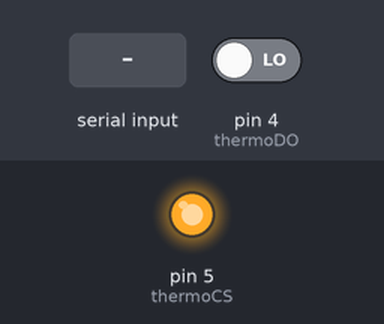
Bench run of a sketch on a simulated Arduino Uno, built with avr-gcc and run on an emulated ATmega328P. Parts: output pins drawn as LEDs (lit = HIGH). Inputs (shaded band) come from the test bench; at power-on: pin 4 (thermoDO) LOW. Pins used as bus, display or sensor lines are not drawn; what the sketch prints to the serial monitor is not drawn.

Above: at 1.2 s.
1.3 s: "*S#" received over Serial
Timing chart, 0 to 4.3 s (numbered marks = the images above; inputs shaded):
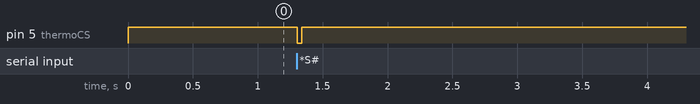

Measured:
- after the input at 1.3 s, pin 5 (thermoCS): HIGH → LOW at once, → HIGH 0.03 s later

The sketch:

arduino_logger.ino
```cpp
// Define the pin connections
const int thermoDO = 4; // Data Output from MAX6675
const int thermoCS = 5; // Chip Select
const int thermoCLK = 6; // Clock

void setup() {
  pinMode(thermoCS, OUTPUT);
  pinMode(thermoCLK, OUTPUT);
  pinMode(thermoDO, INPUT);

  digitalWrite(thermoCS, HIGH);
  digitalWrite(thermoCLK, LOW);
  Serial.begin(9600);
}

uint16_t readMAX6675() {
  uint16_t v = 0;
  digitalWrite(thermoCS, HIGH);
  delay(1);
  digitalWrite(thermoCS, LOW);
  delay(1);

  // Read 16 bits from MAX6675
  for (int i = 15; i >= 0; i--) {
    digitalWrite(thermoCLK, HIGH);
    delay(1);
    // Serial.print(digitalRead(thermoDO));
    if (digitalRead(thermoDO)) {
      v |= 1 << i;
    }
    digitalWrite(thermoCLK, LOW);
    delay(1);
  }

  digitalWrite(thermoCS, HIGH);

  // Check if thermocouple is open
  // if (v & 0x4) {
  //   // Handle error: No thermocouple connected
  //   return NAN;
  // }

  // Convert to temperature in Celsius
  v >>= 3;
  return v;
}

void loop() {
  if (Serial.available() > 0) {
    // Read the incoming byte:
    String incomingData = Serial.readStringUntil('#');

    // Check if the received command is "*S#"
    if (incomingData == "*S") {
      uint16_t temperature = readMAX6675();

      // Check if temperature reading was successful
      if (!isnan(temperature)) {
        // Send the temperature data in the format "*<value>#"
        Serial.print("*");
        Serial.print(temperature);
        Serial.print("#\n");
      } else {
        // Send an error message if temperature reading failed
        Serial.print("*Error#\n");
      }
    }
  }
}
```
